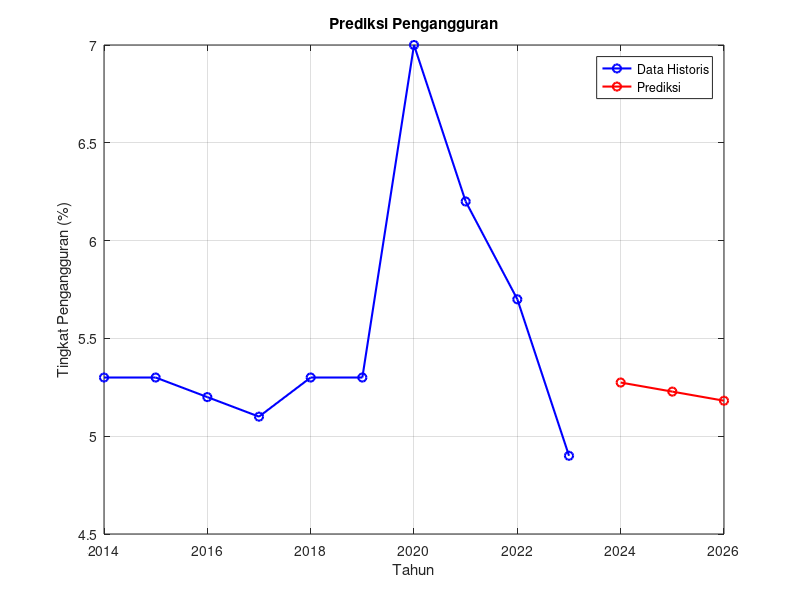

MATLAB code to generate this figure:
% Prediksi angka pengangguran di Indonesia berdasarkan faktor kependudukan
% pendidikan, dan ekonomi menggunakan metode ekstrapolasi
tahun = [2014 2015 2016 2017 2018 2019 2020 2021 2022 2023];
pengangguran = [5.3 5.3 5.2 5.1 5.3 5.3 7.0 6.2 5.7 4.9];
pendidikan = [50 51 52 53 54 55 56 57 58 59];
ekonomi = [5.0 4.9 5.0 5.1 5.2 5.3 2.1 3.7 5.0 5.5];

norm_pendidikan = (pendidikan - min(pendidikan)) / (max(pendidikan) - min(pendidikan));
norm_ekonomi = (ekonomi - min(ekonomi)) / (max(ekonomi) - min(ekonomi));

faktor = (norm_pendidikan * 0.6 + norm_ekonomi * 0.4);

p_trend_faktor = polyfit(tahun, faktor, 1);
faktor_prediksi = polyval(p_trend_faktor, [2024 2025 2026]);

p = polyfit(faktor, pengangguran, 1);
pengangguran_prediksi = polyval(p, faktor_prediksi);

figure;
plot(tahun, pengangguran, 'b-o', 'LineWidth', 1.5, 'DisplayName', 'Data Historis');
hold on;
plot([2024 2025 2026], pengangguran_prediksi, 'r-o', 'LineWidth', 1.5, 'DisplayName', 'Prediksi');
title('Prediksi Pengangguran');
xlabel('Tahun');
ylabel('Tingkat Pengangguran (%)');
legend('show');
grid on;